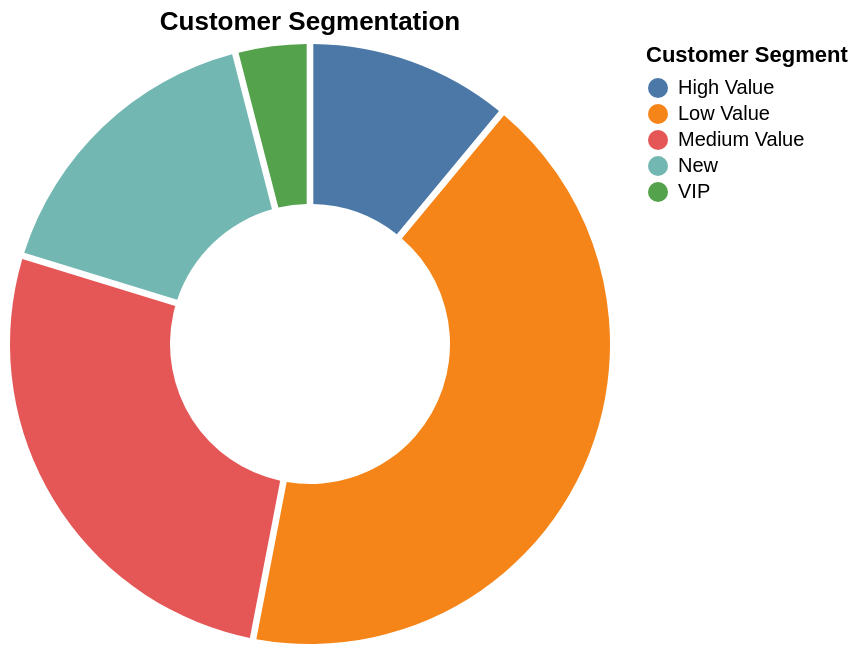

Vega-Lite specification stored for this chart:
### Vega-Lite specification from a JSON file in a GitHub repository (floating-point values rounded to 4 significant figures)
{"$schema": "https://vega.github.io/schema/vega-lite/v6.json", "description": "Customer segmentation by value", "data": {"values": [{"segment": "VIP", "customers": 850}, {"segment": "High Value", "customers": 2340}, {"segment": "Medium Value", "customers": 5670}, {"segment": "Low Value", "customers": 8920}, {"segment": "New", "customers": 3450}]}, "mark": {"type": "arc", "innerRadius": 70, "padAngle": 0.02}, "encoding": {"theta": {"field": "customers", "type": "quantitative"}, "color": {"field": "segment", "type": "nominal", "scale": {"scheme": "tableau10"}, "legend": {"title": "Customer Segment"}}, "tooltip": [{"field": "segment", "type": "nominal", "title": "Segment"}, {"field": "customers", "type": "quantitative", "title": "Customers", "format": ",.0f"}]}, "title": "Customer Segmentation"}
